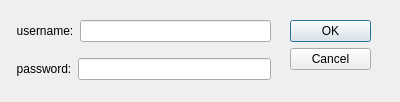
<?xml version="1.0" encoding="UTF-8"?>
<ui version="4.0">
 <class>Login</class>
 <widget class="QDialog" name="Login">
  <property name="geometry">
   <rect>
    <x>0</x>
    <y>0</y>
    <width>400</width>
    <height>102</height>
   </rect>
  </property>
  <property name="windowTitle">
   <string>Dialog</string>
  </property>
  <widget class="QDialogButtonBox" name="buttonBox">
   <property name="geometry">
    <rect>
     <x>290</x>
     <y>20</y>
     <width>81</width>
     <height>241</height>
    </rect>
   </property>
   <property name="orientation">
    <enum>Qt::Vertical</enum>
   </property>
   <property name="standardButtons">
    <set>QDialogButtonBox::Cancel|QDialogButtonBox::Ok</set>
   </property>
  </widget>
  <widget class="QWidget" name="verticalLayoutWidget">
   <property name="geometry">
    <rect>
     <x>10</x>
     <y>10</y>
     <width>261</width>
     <height>80</height>
    </rect>
   </property>
   <layout class="QVBoxLayout" name="verticalLayout_5">
    <item>
     <layout class="QHBoxLayout" name="horizontalLayout_5">
      <item>
       <widget class="QLabel" name="label">
        <property name="text">
         <string>  username:</string>
        </property>
       </widget>
      </item>
      <item>
       <widget class="QLineEdit" name="lineEdit"/>
      </item>
     </layout>
    </item>
    <item>
     <layout class="QHBoxLayout" name="horizontalLayout_6">
      <item>
       <widget class="QLabel" name="label_2">
        <property name="text">
         <string>  password:</string>
        </property>
       </widget>
      </item>
      <item>
       <widget class="QLineEdit" name="lineEdit_2">
        <property name="echoMode">
         <enum>QLineEdit::Password</enum>
        </property>
       </widget>
      </item>
     </layout>
    </item>
   </layout>
  </widget>
 </widget>
 <resources/>
 <connections>
  <connection>
   <sender>buttonBox</sender>
   <signal>accepted()</signal>
   <receiver>Login</receiver>
   <slot>accept()</slot>
   <hints>
    <hint type="sourcelabel">
     <x>248</x>
     <y>254</y>
    </hint>
    <hint type="destinationlabel">
     <x>157</x>
     <y>274</y>
    </hint>
   </hints>
  </connection>
  <connection>
   <sender>buttonBox</sender>
   <signal>rejected()</signal>
   <receiver>Login</receiver>
   <slot>reject()</slot>
   <hints>
    <hint type="sourcelabel">
     <x>316</x>
     <y>260</y>
    </hint>
    <hint type="destinationlabel">
     <x>286</x>
     <y>274</y>
    </hint>
   </hints>
  </connection>
 </connections>
</ui>
